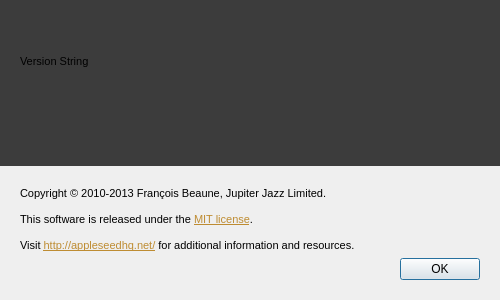
<?xml version="1.0" encoding="UTF-8"?>
<ui version="4.0">
 <class>AboutWindow</class>
 <widget class="QWidget" name="AboutWindow">
  <property name="windowModality">
   <enum>Qt::ApplicationModal</enum>
  </property>
  <property name="geometry">
   <rect>
    <x>0</x>
    <y>0</y>
    <width>500</width>
    <height>300</height>
   </rect>
  </property>
  <property name="windowTitle">
   <string>About appleseed.studio</string>
  </property>
  <layout class="QGridLayout" name="gridLayout">
   <property name="margin">
    <number>0</number>
   </property>
   <item row="2" column="0">
    <layout class="QGridLayout" name="layout_details">
     <property name="leftMargin">
      <number>20</number>
     </property>
     <property name="topMargin">
      <number>15</number>
     </property>
     <property name="rightMargin">
      <number>20</number>
     </property>
     <property name="bottomMargin">
      <number>20</number>
     </property>
     <item row="2" column="0">
      <widget class="QDialogButtonBox" name="dialogbuttonbox">
       <property name="standardButtons">
        <set>QDialogButtonBox::Ok</set>
       </property>
      </widget>
     </item>
     <item row="1" column="0">
      <widget class="QLabel" name="label_details">
       <property name="sizePolicy">
        <sizepolicy hsizetype="Expanding" vsizetype="Fixed">
         <horstretch>0</horstretch>
         <verstretch>0</verstretch>
        </sizepolicy>
       </property>
       <property name="text">
        <string>&lt;!DOCTYPE HTML PUBLIC &quot;-//W3C//DTD HTML 4.0//EN&quot; &quot;http://www.w3.org/TR/REC-html40/strict.dtd&quot;&gt;
&lt;html&gt;&lt;head&gt;&lt;meta name=&quot;qrichtext&quot; content=&quot;1&quot; /&gt;&lt;style type=&quot;text/css&quot;&gt;
p, li { white-space: pre-wrap; }
&lt;/style&gt;&lt;/head&gt;&lt;body style=&quot; font-family:'MS Shell Dlg 2'; font-size:8pt; font-weight:400; font-style:normal;&quot;&gt;
&lt;p style=&quot; margin-top:0px; margin-bottom:0px; margin-left:0px; margin-right:0px; -qt-block-indent:0; text-indent:0px;&quot;&gt;Copyright © 2010-2013 François Beaune, Jupiter Jazz Limited.&lt;/p&gt;
&lt;p style=&quot;-qt-paragraph-type:empty; margin-top:0px; margin-bottom:0px; margin-left:0px; margin-right:0px; -qt-block-indent:0; text-indent:0px;&quot;&gt;&lt;br /&gt;&lt;/p&gt;
&lt;p style=&quot; margin-top:0px; margin-bottom:0px; margin-left:0px; margin-right:0px; -qt-block-indent:0; text-indent:0px;&quot;&gt;This software is released under the &lt;a href=&quot;http://www.opensource.org/licenses/mit-license.php&quot;&gt;&lt;span style=&quot; text-decoration: underline; color:#be8c32;&quot;&gt;MIT license&lt;/span&gt;&lt;/a&gt;.&lt;/p&gt;
&lt;p style=&quot;-qt-paragraph-type:empty; margin-top:0px; margin-bottom:0px; margin-left:0px; margin-right:0px; -qt-block-indent:0; text-indent:0px;&quot;&gt;&lt;br /&gt;&lt;/p&gt;
&lt;p style=&quot; margin-top:0px; margin-bottom:0px; margin-left:0px; margin-right:0px; -qt-block-indent:0; text-indent:0px;&quot;&gt;Visit &lt;a href=&quot;http://appleseedhq.net/&quot;&gt;&lt;span style=&quot; text-decoration: underline; color:#be8c32;&quot;&gt;http://appleseedhq.net/&lt;/span&gt;&lt;/a&gt; for additional information and resources.&lt;/p&gt;&lt;/body&gt;&lt;/html&gt;</string>
       </property>
       <property name="alignment">
        <set>Qt::AlignLeading|Qt::AlignLeft|Qt::AlignTop</set>
       </property>
       <property name="openExternalLinks">
        <bool>true</bool>
       </property>
       <property name="textInteractionFlags">
        <set>Qt::LinksAccessibleByKeyboard|Qt::LinksAccessibleByMouse</set>
       </property>
      </widget>
     </item>
    </layout>
   </item>
   <item row="0" column="0">
    <widget class="QFrame" name="frame_banner">
     <property name="styleSheet">
      <string>QFrame
{
	background-color: rgb(60, 60, 60);
	border-left: 0px;
	border-top: 0px;
	border-right: 0px;
}
</string>
     </property>
     <property name="frameShape">
      <enum>QFrame::StyledPanel</enum>
     </property>
     <property name="frameShadow">
      <enum>QFrame::Raised</enum>
     </property>
     <layout class="QGridLayout" name="gridLayout_3">
      <property name="margin">
       <number>20</number>
      </property>
      <item row="1" column="0">
       <widget class="QLabel" name="label_product_image">
        <property name="sizePolicy">
         <sizepolicy hsizetype="Preferred" vsizetype="Fixed">
          <horstretch>0</horstretch>
          <verstretch>0</verstretch>
         </sizepolicy>
        </property>
        <property name="styleSheet">
         <string notr="true">QLabel
{
    margin-bottom: 15px;
}</string>
        </property>
        <property name="text">
         <string/>
        </property>
        <property name="pixmap">
         <pixmap resource="../../resources/resources.qrc">:/images/appleseed-logo-gray-256.png</pixmap>
        </property>
       </widget>
      </item>
      <item row="2" column="0">
       <widget class="QLabel" name="label_version_string">
        <property name="sizePolicy">
         <sizepolicy hsizetype="Preferred" vsizetype="MinimumExpanding">
          <horstretch>0</horstretch>
          <verstretch>0</verstretch>
         </sizepolicy>
        </property>
        <property name="font">
         <font>
          <pointsize>8</pointsize>
         </font>
        </property>
        <property name="text">
         <string>Version String</string>
        </property>
        <property name="alignment">
         <set>Qt::AlignLeading|Qt::AlignLeft|Qt::AlignTop</set>
        </property>
        <property name="textInteractionFlags">
         <set>Qt::LinksAccessibleByKeyboard|Qt::LinksAccessibleByMouse|Qt::TextBrowserInteraction|Qt::TextSelectableByKeyboard|Qt::TextSelectableByMouse</set>
        </property>
       </widget>
      </item>
     </layout>
    </widget>
   </item>
  </layout>
 </widget>
 <layoutdefault spacing="6" margin="11"/>
 <resources>
  <include location="../../resources/resources.qrc"/>
 </resources>
 <connections/>
</ui>
